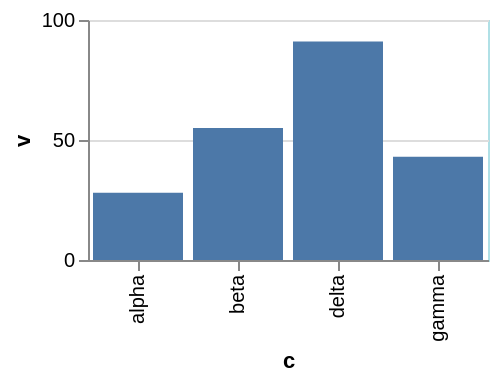

This figure's Vega-Lite source:
### Vega-Lite specification from a JSON file in a GitHub repository (floating-point values rounded to 4 significant figures)
{"$schema": "https://vega.github.io/schema/vega-lite/v6.json", "width": 200, "height": 120, "data": {"values": [{"c": "alpha", "v": 28, "w": 3, "t": "2024-01-07"}, {"c": "beta", "v": 55, "w": 7, "t": "2024-03-19"}, {"c": "gamma", "v": 43, "w": 5, "t": "2024-06-02"}, {"c": "delta", "v": 91, "w": 9, "t": "2024-09-11"}]}, "mark": "bar", "encoding": {"x": {"field": "c", "type": "nominal"}, "y": {"field": "v", "type": "quantitative"}}, "config": {"view": {"stroke": "powderblue"}}}
